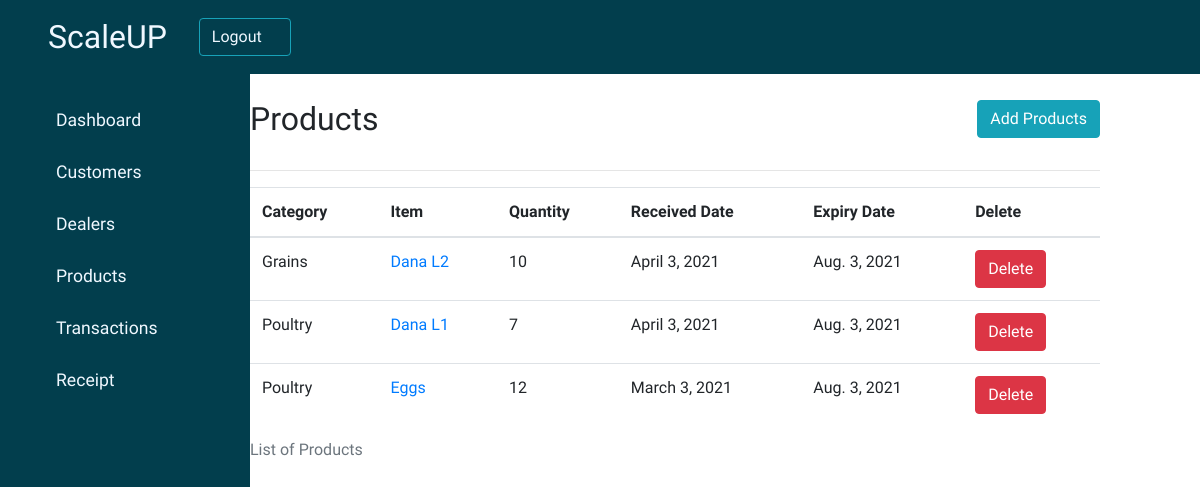
Before: /products/ with the older database file.
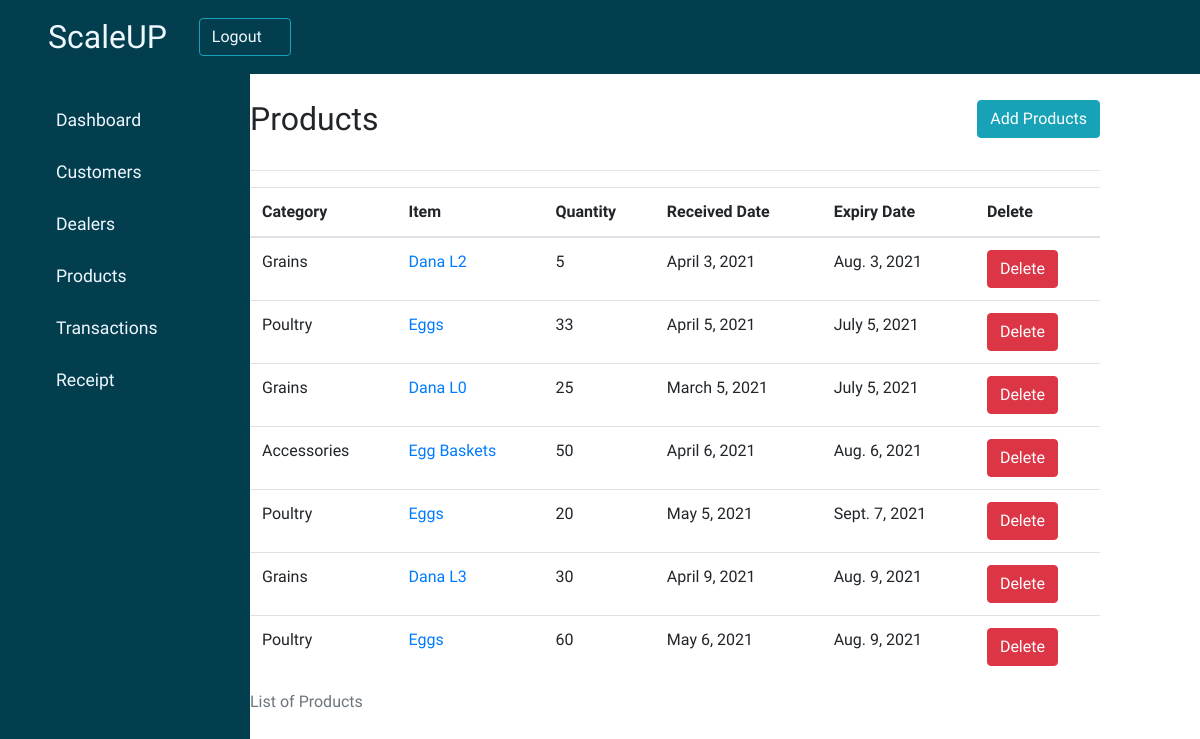
After: the same page with the newer database file.
### productmanagement/models.py (models this page shows, shortened)
class Products(models.Model):
        item_name = models.CharField(max_length=50, blank=True, null=True)
        category = models.CharField(max_length=50, blank=True, null=True)
        quantity = models.IntegerField(default='0', blank=True, null=True)
        rate = models.FloatField(blank=False,null=False)
        amount = models.FloatField(blank=False,null=False)
        receive_quantity = models.IntegerField(default='0', blank=True, null=True)
        received_date = models.DateField(blank=True, null=True)
        expiry_date = models.DateField(blank=True, null=True)
        dealer = models.ManyToManyField(Dealers, blank=True, null=True)
        customer = models.ManyToManyField(Customer, blank=True, null=True)
        issue_quantity = models.IntegerField(default='0', blank=True, null=True)
        reorder_level = models.IntegerField(default='0', blank=True, null=True)
        last_updated = models.DateField(auto_now_add=False, auto_now=True)

### productmanagement/views.py (the view)
# urls.py: path('products/', views.display_products, name="index"),
def display_products(request):
    products = Products.objects.all()
    context = {'products':products}
    return render(request, 'product_list.htm', context)

### productmanagement/templates/product_list.htm
{% extends "customer_management/base.htm"%}
{% block content %}
        <div class="main-content" style="padding-left: 15%;">
            <header class="header">
                <div class="header-title">
                    <h2>
                        <label>
                            Products
                        </label>
                    </h2>
                    <div>
                        <a href="{% url 'productmanagement:create' %}">
                            <button type="button" class="btn btn-info">
                                <span class="glyphicon glyphicon-pencil">Add Products</span>
                            </button>
                        </a>
                    </div>
                </div>
                <hr>
            </header>
            <div class="table-responsive">
                <table id="myTable" class="table table-hover" >
                    <caption>List of Products</caption>
                    <thead>
                        <tr>
                            <th id="col">Category</th>
                            <th id="col">Item</th>
                            <th scope="col">Quantity</th>
                            <th scope="col">Received Date</th>
                            <th scope="col">Expiry Date</th>
                            <th scope="col">Delete</th>
                        </tr>
                    </thead>
                    <tbody>
                        {% for products in products %}
                        <tr>
                            <td>{{products.category}}</td>
                            <td><a href="{% url 'productmanagement:detail' products.id%}">{{products.item_name}}</a></td>
                            <td>{{products.quantity}}</td>
                            <td>{{products.received_date}}</td>
                            <td>{{products.expiry_date}}</td>
                            <td>
                                <a href="{% url 'productmanagement:delete' products.id %}">
                                    <button type="button" class="btn btn-danger">
                                        <span class="glyphicon glyphicon-trash">Delete</span>
                                    </button>
                                </a>
                            </td>
                        </tr>
                        {% endfor %}
                    </tbody>
                </table>
            </div>
        </div>
{% endblock %}

### CustomerManagement/templates/customer_management/base.htm (shortened to what this page needs)
<!DOCTYPE html>
<html lang="en">
<head>
    <link rel="stylesheet" type="text/css" href="https://cdn.datatables.net/v/bs4/dt-1.10.24/b-1.7.0/b-print-1.7.0/date-1.0.3/r-2.2.7/sc-2.0.3/sb-1.0.1/sp-1.2.2/datatables.min.css"/>
    <link rel="stylesheet" href="https://cdn.datatables.net/buttons/1.7.0/css/buttons.dataTables.min.css">
    <link rel="stylesheet" href="/static/dashboard.css">
    <link rel="stylesheet" href="https://maxst.icons8.com/vue-static/landings/line-awesome/line-awesome/1.3.0/css/line-awesome.min.css">
    <link rel="stylesheet" href="https://stackpath.bootstrapcdn.com/bootstrap/4.5.2/css/bootstrap.min.css">
</head>
<body>
    <div class="main-container">
        <nav class="navbar navbar-expand-lg fixed-top navbar-dark pmd-navbar pmd-z-depth" id="navbar" style="background-color: #023e4d; ">
            <a href="{% url 'customermanagement:dashboard' %}" class="navbar-brand" style="font-size: 2rem; padding-left:2rem">ScaleUP</a>
            <div>
                <button class="btn btn-outline-info"><a class="navbar-link" href="{% url 'usermanagement:user_logout' %}" >Logout</a></button>
            </div>
        </nav>
        <div class="content-fluid">
            <div class="sidebar">
                <ul>
                    <li>
                        <a href="{% url 'customermanagement:dashboard' %}"><span class="las la-igloo"></span><span>Dashboard</span></a>
                    </li>
                    <li>
                        <a href="{% url 'customermanagement:index' %}"><span class="las la-users"></span><span>Customers</span></a>
                    </li>
                    <li>
                        <a href="{% url 'dealers:index' %}"><span class="las la-users"></span><span>Dealers</span></a>
                    </li>
                    <li>
                        <a href="{% url 'productmanagement:index' %}"><span class="las la-egg"></span><span>Products</span></a>
                    </li>
                    <li>
                        <a href="{% url 'productmanagement:transactions' %}"><span class="las la-money-bill"></span><span>Transactions</span></a>
                    </li>
                    <li>
                        <a href="{% url 'productmanagement:receipt_form' %}"><span class="las la-receipt"></span><span>Receipt</span></a>
                    </li>
                </ul>
            </div>
            <div class="container-fluid" style="padding: 100px; ">
                {% block content %}
                {% endblock %}
            </div>
        </div>
    </div>
</body>
</html>

### static/dashboard.css (style rules this page uses)
:root { --main-color: #023e4d; --color-dark: #f8f8fa; text-decoration: none; }
* { box-sizing: border-box; list-style-type: none; text-decoration: none; font-family: "Trirong", sans-serif; }
.sidebar { height: 100%; background: #023e4d; padding-top: 100px; position: fixed; display: block; width: 250px; }
.sidebar ul li a { display: block; padding-right: 1.5rem; color: aliceblue; text-decoration: none; }
#navbar a { padding-right: 1rem; color: aliceblue; text-decoration: none; }
.sidebar li { margin-bottom: 1rem; }
.sidebar a { color: #fff; font-size: 1.1rem; }
.sidebar a span:first-child { font-size: 1.5rem; padding-right: 1rem; }
.header .header-title { display: flex; flex-direction: row; justify-content: space-between; padding: 0; }

Changed rows visible on the page:
removed Products: category "Poultry", item_name "Dana L1", quantity "7", received_date "April 3, 2021", expiry_date "Aug. 3, 2021"
removed Products: category "Poultry", item_name "Eggs", quantity "12", received_date "March 3, 2021", expiry_date "Aug. 3, 2021"
changed Products "Dana L2": quantity "10" → "5"
added Products: category "Poultry", item_name "Eggs", quantity "33", received_date "April 5, 2021", expiry_date "July 5, 2021"
added Products: category "Grains", item_name "Dana L0", quantity "25", received_date "March 5, 2021", expiry_date "July 5, 2021"
added Products: category "Accessories", item_name "Egg Baskets", quantity "50", received_date "April 6, 2021", expiry_date "Aug. 6, 2021"
added Products: category "Poultry", item_name "Eggs", quantity "20", received_date "May 5, 2021", expiry_date "Sept. 7, 2021"
added Products: category "Grains", item_name "Dana L3", quantity "30", received_date "April 9, 2021", expiry_date "Aug. 9, 2021"
added Products: category "Poultry", item_name "Eggs", quantity "60", received_date "May 6, 2021", expiry_date "Aug. 9, 2021"
